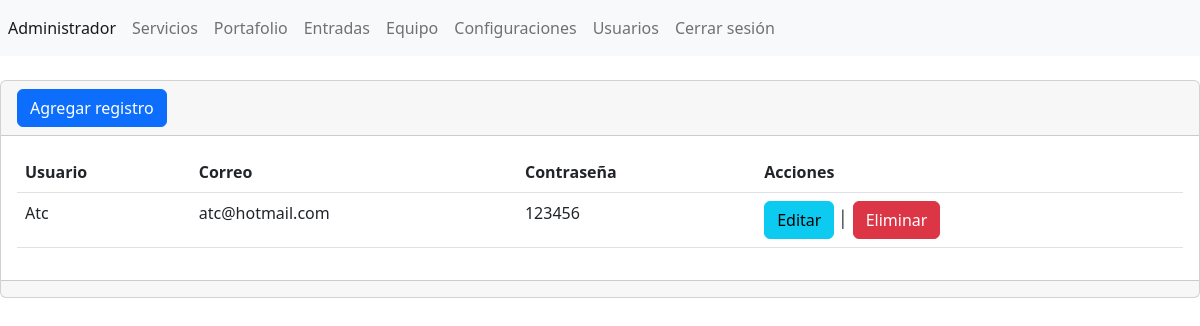
Screenshot of /ProyectoBackend/admin/secciones/usuarios/index.php (signed in) with the database file from the repository.
### tables this page shows
CREATE TABLE `usuarios` (
  `ID` int(11) NOT NULL,
  `usuario` varchar(255) NOT NULL,
  `password` varchar(255) NOT NULL,
  `correo` varchar(255) NOT NULL
);

### ProyectoBackend/admin/secciones/usuarios/index.php (the view, shortened to what this page needs)
<?php
include("../../db.php");
$sentencia = $conexion->prepare("SELECT * FROM `usuarios`");
$sentencia->execute();
$lista_usuarios = $sentencia->fetchAll(PDO::FETCH_ASSOC);
include("../../templates/header.php"); ?>
<div class="card">
    <div class="card-header">
        <a name="" id="" class="btn btn-primary" href="crear.php" role="button">Agregar registro</a>
    </div>
    <div class="card-body">
        <div class="table-responsive-sm">
            <table class="table">
                <thead>
                    <tr>
                        <th scope="col">Usuario</th>
                        <th scope="col">Correo</th>
                        <th scope="col">Contraseña</th>
                        <th scope="col">Acciones</th>
                    </tr>
                </thead>
                <tbody>
                    <?php foreach ($lista_usuarios as $registros) { ?>
                        <tr class="">
                            <td scope="row"><?php echo $registros['usuario']; ?></td>
                            <td><?php echo $registros['correo']; ?></td>
                            <td><?php echo $registros['password']; ?></td>
                            <td>
                                <a name="" id="" class="btn btn-info" href="editar.php?txtID=<?php echo $registros['ID']; ?>" role="button">Editar</a>
                                │
                                <a name="" id="" class="btn btn-danger" href="index.php?txtID=<?php echo $registros['ID']; ?>" role="button">Eliminar</a>
                            </td>
                        </tr>
                    <?php } ?>
                </tbody>
            </table>
        </div>
    </div>
    <div class="card-footer text-muted">
    </div>
</div>
<?php include("../../templates/footer.php"); ?>

### rows the page displays
usuarios: usuario "Atc", correo "atc@hotmail.com", password "123456"
